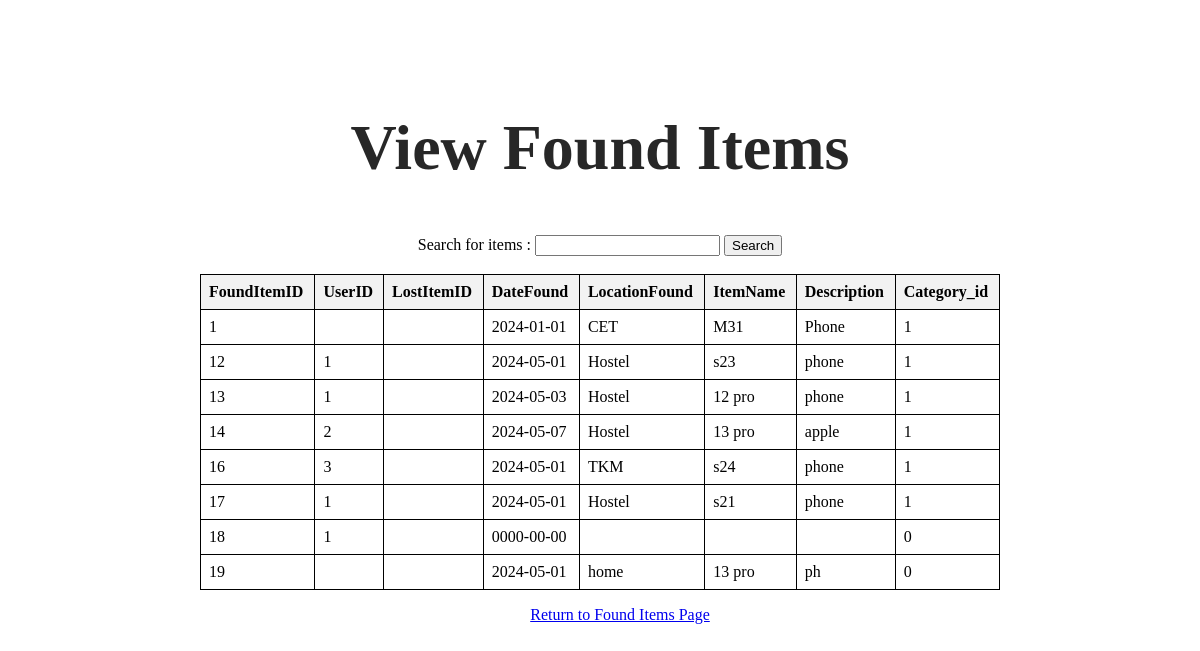
Screenshot of /view_found_items.php with the database file from the repository.
### tables this page shows
CREATE TABLE `founditems` (
  `FoundItemID` int(11) NOT NULL,
  `UserID` int(11) DEFAULT NULL,
  `LostItemID` int(11) DEFAULT NULL,
  `DateFound` date DEFAULT NULL,
  `LocationFound` varchar(100) DEFAULT NULL,
  `ItemName` varchar(100) NOT NULL,
  `Description` varchar(255) NOT NULL,
  `category_id` int(11) NOT NULL
);

### view_found_items.php (the view, shortened to what this page needs)
<!DOCTYPE html>
<html>
<head>
	<link rel="stylesheet" type="text/css" href="styl.css">
</head>
<body>
	<div class="container">
    <h2>View Found Items</h2>
    <form method="GET" action="">
        <label for="search_query">Search for items :</label>
        <input type="text" id="search_query" name="search_query">
        <input type="submit" value="Search">
		<br>
		<br>
    </form>
    <?php
    include_once "db_connection.php";
    if (isset($_GET['search_query'])) {
        $search_query = mysqli_real_escape_string($conn, $_GET['search_query']);
        $sql = "SELECT * FROM FoundItems WHERE ItemName LIKE '%$search_query%' OR Description LIKE '%$search_query%'";
        $result = $conn->query($sql);
        if ($result->num_rows > 0) {
            echo "<table>";
            echo "<tr>";
            foreach ($result->fetch_assoc() as $key => $value) {
                echo "<th>" . ucfirst($key) . "</th>";
            }
            echo "</tr>";
            mysqli_data_seek($result, 0);
            while ($row = $result->fetch_assoc()) {
                echo "<tr>";
                foreach ($row as $value) {
                    echo "<td>$value</td>";
                }
                echo "</tr>";
            }
            echo "</table>";
        } else {
            echo "No results found.";
        }
    } else {
        $sql = "SELECT * FROM FoundItems";
        $result = $conn->query($sql);
        if ($result->num_rows > 0) {
            echo "<table>";
            echo "<tr>";
            foreach ($result->fetch_assoc() as $key => $value) {
                echo "<th>" . ucfirst($key) . "</th>";
            }
            echo "</tr>";
            mysqli_data_seek($result, 0);
            while ($row = $result->fetch_assoc()) {
                echo "<tr>";
                foreach ($row as $value) {
                    echo "<td>$value</td>";
                }
                echo "</tr>";
            }
            echo "</table>";
        } else {
            echo "No found items uploaded. <a href='add_found_item.php'>Add a Found Item</a>";
        }
    }
    ?>
    <ul><p><a href="found.php">Return to Found Items Page</a></p></ul>
</body>
</html>

### styl.css (style rules this page uses)
.container { max-width: 800px; margin: 0 auto; padding: 50px; text-align: center; }
h2 { font-size: 64px; margin-bottom: 50px; color: #272727; }

### view_found_items.php (style rules this page uses)
table { border-collapse: collapse; width: 100%; }
th, td { border: 1px solid black; padding: 8px; text-align: left; }
th { background-color: #f2f2f2; }

### rows the page displays
founditems: value "1", DateFound "2024-01-01", LocationFound "CET", ItemName "M31", Description "Phone"
founditems: FoundItemID "12", value "1", DateFound "2024-05-01", LocationFound "Hostel", ItemName "s23", Description "phone"
founditems: FoundItemID "13", value "1", DateFound "2024-05-03", LocationFound "Hostel", ItemName "12 pro", Description "phone"
founditems: FoundItemID "14", UserID "2", DateFound "2024-05-07", LocationFound "Hostel", ItemName "13 pro", Description "apple", category "1"
founditems: FoundItemID "16", UserID "3", DateFound "2024-05-01", LocationFound "TKM", ItemName "s24", Description "phone", category "1"
founditems: FoundItemID "17", value "1", DateFound "2024-05-01", LocationFound "Hostel", ItemName "s21", Description "phone"
founditems: FoundItemID "18", UserID "1", DateFound "0000-00-00", category "0"
founditems: FoundItemID "19", DateFound "2024-05-01", LocationFound "home", ItemName "13 pro", Description "ph", category "0"

### other values shown
$key "FoundItemID"
$key "UserID"
$key "LostItemID"
$key "DateFound"
$key "LocationFound"
$key "ItemName"
$key "Description"
$key "Category_id"
